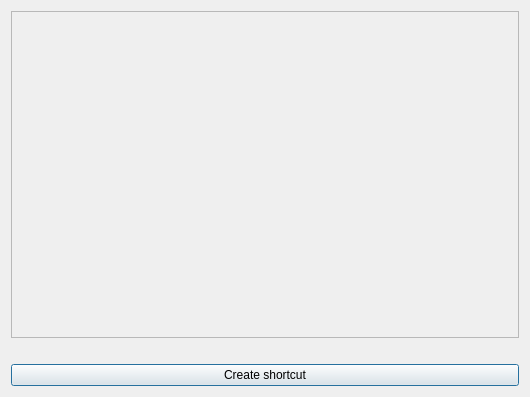
<?xml version="1.0" encoding="UTF-8"?>
<ui version="4.0">
 <class>ShortcutManagerDialog</class>
 <widget class="QDialog" name="ShortcutManagerDialog">
  <property name="geometry">
   <rect>
    <x>0</x>
    <y>0</y>
    <width>530</width>
    <height>397</height>
   </rect>
  </property>
  <property name="windowTitle">
   <string>Shortcut manager</string>
  </property>
  <layout class="QVBoxLayout" name="verticalLayout">
   <item>
    <widget class="QScrollArea" name="scrollArea">
     <property name="widgetResizable">
      <bool>true</bool>
     </property>
     <widget class="QWidget" name="scrollAreaWidgetContents">
      <property name="geometry">
       <rect>
        <x>0</x>
        <y>0</y>
        <width>510</width>
        <height>329</height>
       </rect>
      </property>
      <layout class="QVBoxLayout" name="layout">
       <item>
        <layout class="QVBoxLayout" name="shorcutWidgetsContainer"/>
       </item>
       <item>
        <widget class="QLabel" name="label_2">
         <property name="text">
          <string/>
         </property>
        </widget>
       </item>
      </layout>
     </widget>
    </widget>
   </item>
   <item>
    <widget class="QLabel" name="label">
     <property name="text">
      <string/>
     </property>
    </widget>
   </item>
   <item>
    <widget class="QPushButton" name="pushButton">
     <property name="text">
      <string>Create shortcut</string>
     </property>
    </widget>
   </item>
  </layout>
 </widget>
 <resources/>
 <connections/>
</ui>
